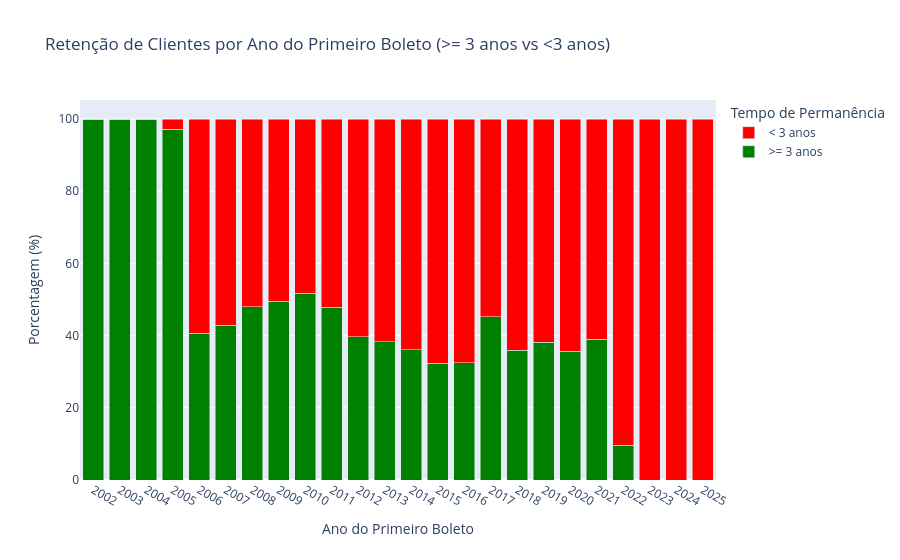

The cell this chart's notebook holds for it:
### Markdown cell above
### 3 anos

### Code cell
import pandas as pd
import plotly.graph_objects as go

# Converter a coluna 'data_primeiro_boleto' para datetime
tabela_nova_df['data_primeiro_boleto'] = pd.to_datetime(tabela_nova_df['data_primeiro_boleto'])

# Criar a coluna do ano do primeiro boleto
tabela_nova_df['ano_primeiro_boleto'] = tabela_nova_df['data_primeiro_boleto'].dt.year

# Agrupar por ano e calcular total, porcentagens de >3 anos e <3 anos
tabela_3 = tabela_nova_df.groupby('ano_primeiro_boleto').agg(
    total_registros=('anos_boleto', 'count'),
    porcentagem_maior_3=('anos_boleto', lambda x: (x >= 3).mean() * 100),
    porcentagem_menor_3=('anos_boleto', lambda x: (x < 3).mean() * 100)
).reset_index()

# Exibir a tabela
display(tabela_3)

# Criar gráfico para 3 anos
fig_3 = go.Figure()

# Adicionar barras para os clientes com > 3 anos
fig_3.add_trace(go.Bar(
    x=tabela_3['ano_primeiro_boleto'].astype(str),  
    y=tabela_3['porcentagem_maior_3'], 
    name=">= 3 anos", 
    marker_color='green'
))

# Adicionar barras para os clientes com < 3 anos (empilhadas)
fig_3.add_trace(go.Bar(
    x=tabela_3['ano_primeiro_boleto'].astype(str),  
    y=tabela_3['porcentagem_menor_3'], 
    name="< 3 anos", 
    marker_color='red'
))

# Configurações do layout
fig_3.update_layout(
    title="Retenção de Clientes por Ano do Primeiro Boleto (>= 3 anos vs <3 anos)",
    xaxis_title="Ano do Primeiro Boleto",
    yaxis_title="Porcentagem (%)",
    xaxis=dict(
        type='category',
        tickmode='array',
        tickvals=tabela_3['ano_primeiro_boleto'].astype(str),
        ticktext=[str(ano) for ano in tabela_3['ano_primeiro_boleto']]
    ),
    barmode='stack',
    legend_title="Tempo de Permanência"
)

# Exibir o gráfico
fig_3.show()

### Figure 1 — Plotly figure (JSON) as saved in the notebook; plotly's stock layout.template omitted (floating-point values rounded to 4 significant figures)
{"data": [{"marker": {"color": "green"}, "name": ">= 3 anos", "type": "bar", "x": ["2002", "2003", "2004", "2005", "2006", "2007", "2008", "2009", "2010", "2011", "2012", "2013", "2014", "2015", "2016", "2017", "2018", "2019", "2020", "2021", "2022", "2023", "2024", "2025"], "y": [100.0, 100.0, 100.0, 97.14, 40.69, 42.84, 47.97, 49.53, 51.75, 47.9, 39.63, 38.3, 36.04, 32.37, 32.54, 45.16, 35.92, 38.1, 35.61, 39.01, 9.688, 0.0, 0.0, 0.0]}, {"marker": {"color": "red"}, "name": "< 3 anos", "type": "bar", "x": ["2002", "2003", "2004", "2005", "2006", "2007", "2008", "2009", "2010", "2011", "2012", "2013", "2014", "2015", "2016", "2017", "2018", "2019", "2020", "2021", "2022", "2023", "2024", "2025"], "y": [0.0, 0.0, 0.0, 2.857, 59.31, 57.16, 52.03, 50.47, 48.25, 52.1, 60.37, 61.7, 63.96, 67.63, 67.46, 54.84, 64.08, 61.9, 64.39, 60.99, 90.31, 100.0, 100.0, 100.0]}], "layout": {"barmode": "stack", "legend": {"title": {"text": "Tempo de Permanência"}}, "title": {"text": "Retenção de Clientes por Ano do Primeiro Boleto (>= 3 anos vs <3 anos)"}, "xaxis": {"tickmode": "array", "ticktext": ["2002", "2003", "2004", "2005", "2006", "2007", "2008", "2009", "2010", "2011", "2012", "2013", "2014", "2015", "2016", "2017", "2018", "2019", "2020", "2021", "2022", "2023", "2024", "2025"], "tickvals": ["2002", "2003", "2004", "2005", "2006", "2007", "2008", "2009", "2010", "2011", "2012", "2013", "2014", "2015", "2016", "2017", "2018", "2019", "2020", "2021", "2022", "2023", "2024", "2025"], "title": {"text": "Ano do Primeiro Boleto"}, "type": "category"}, "yaxis": {"title": {"text": "Porcentagem (%)"}}}}
